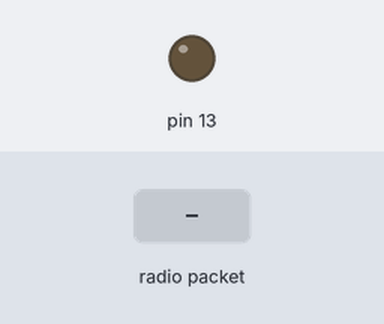
A sketch run on a simulated Arduino Uno, built with avr-gcc and run on an emulated ATmega328P. Parts: output pins drawn as LEDs (lit = HIGH). The test bench sets the inputs (shaded band). No radio packets arrive unless stated.

Above: at 1.2 s.
1.3 s: radio packet "1" arrives
Timing chart, 0 to 4.3 s (numbered marks = the images above; inputs shaded):
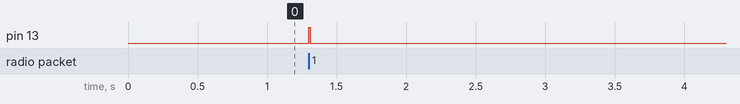

The sketch:

I2CRadioReceiverGateway.ino
```cpp
#include <RH_ASK.h>
#include <SPI.h> // Not actualy used but needed to compile
#include <Wire.h>


/*
 * Wiring for RF receiver module (XY-MK-5V):
 * - RF GND -> Arduino GND
 * - RF VCC -> Arduino VCC
 * - RF Data -> Arduino Digital Pin 11
 *
 * Raspi               Arduino
 * ---------------------------
 * P1-02 (5V0)         RAW
 * P1-06 (GND)         GND
 * P1-03 (SDA)         A4
 * P1-05 (SCL)         A5
 */

RH_ASK driver(2000);
uint8_t lastMessage[RH_ASK_MAX_MESSAGE_LEN];
uint8_t lastMessageLen = 0;
unsigned long lastMessageTime = 0;

uint8_t command = 0;   // 0 -> send last message length, 1 -> send last message content

void setup()
{
    pinMode(13, OUTPUT);
    driver.init();
    Wire.begin(8);                // join i2c bus with address #8
    Wire.onReceive(onI2CCommandReceived);
    Wire.onRequest(onI2CReadRequest);
}

void loop()
{
    uint8_t readAmount = sizeof(lastMessage);
    if (driver.recv(lastMessage, &readAmount)) // Non-blocking
    {
        lastMessageLen = readAmount;
        lastMessageTime = millis();
        turnLedOn();
        delay(10);
        turnLedOff();
    }
}

void onI2CCommandReceived(int receivedByteCount) {
  if(receivedByteCount == 1 && Wire.available()) {
    command = Wire.read();
  }
}

void onI2CReadRequest() {
  if(command == 0) {
    Wire.write(lastMessageLen > 0 ? lastMessageLen + sizeof(lastMessageTime) : 0);  // Append timestamp to all messages
  } else if(command == 1) {
    uint8_t buf[lastMessageLen + sizeof(lastMessageTime)];
    memcpy(buf, lastMessage, lastMessageLen);
    memcpy(buf + lastMessageLen, &lastMessageTime, sizeof(lastMessageTime));
    Wire.write(buf, sizeof(buf));
  }
}

void turnLedOn()
{
    digitalWrite(13, HIGH);
}

void turnLedOff()
{
    digitalWrite(13, LOW);
}
```

Measured:
- after the input at 1.3 s, pin 13: LOW → HIGH at once, → LOW 0.01 s later
